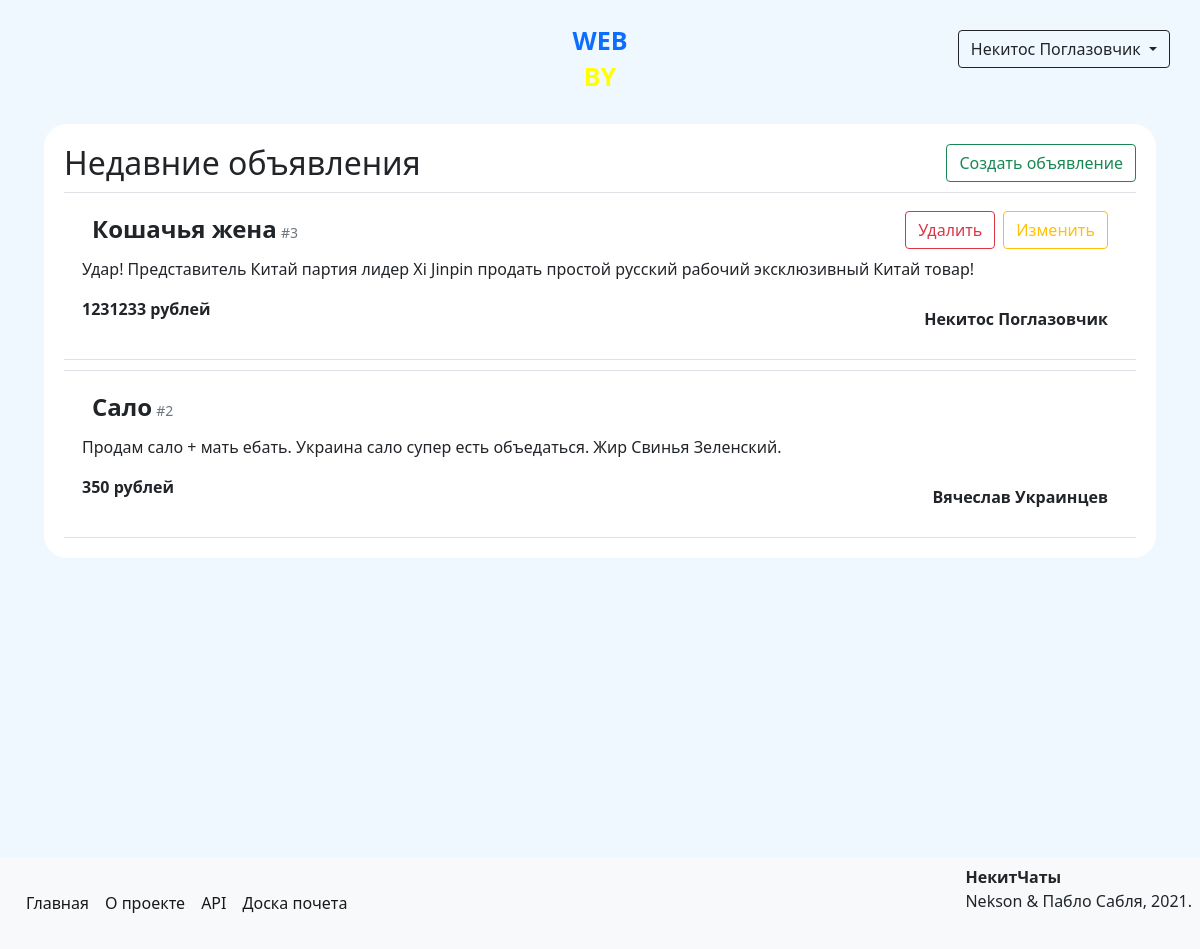
The page / (signed in) on the database its author committed.
### data/models/user.py (models this page shows, shortened)
class User(SqlAlchemyBase, UserMixin, SerializerMixin):
    __tablename__ = 'users'
    serialize_rules = ('-advertisements',)
    id = Column(Integer, autoincrement=True, primary_key=True)
    name = Column(Unicode)
    surname = Column(Unicode)
    birthday = Column(DateTime)
    email = Column(String, unique=True)
    phone_number = Column(String, unique=True)
    hashed_password = Column(String)
    registration_time = Column(DateTime, default=datetime.now)
    rating = Column(Integer, default=0)
    rank_id = Column(Integer, ForeignKey('ranks.id'))
    position = Column(Integer)
    admin = Column(Boolean, default=0)
    advertisements = relationship('Advertisement', back_populates='author')
    interests = relationship('Interest', secondary='users_to_interests', backref='users')
    rank = relationship('Rank')

### data/models/advertisements.py (models this page shows, shortened)
class Advertisement(SqlAlchemyBase, SerializerMixin):
    __tablename__ = 'advertisements'
    serialize_rules = ('-author.email', '-author.rating', '-author.hashed_password', '-author.registration_time',
                       '-author.admin', '-author.interests')
    id = Column(Integer, primary_key=True, autoincrement=True)
    title = Column(String)
    author_id = Column(Integer, ForeignKey('users.id'))
    created_at = Column(DateTime, default=datetime.now)
    price = Column(Integer)
    content_id = Column(Integer, ForeignKey('contents.id'))
    author = relationship('User', back_populates='advertisements')
    content = relationship('Content')
    interests = relationship('Interest', secondary='advertisements_to_interests', backref='advertisements')

### data/models/content.py (models this page shows)
class Content(SqlAlchemyBase, SerializerMixin):
    __tablename__ = 'contents'
    id = Column(Integer, autoincrement=True, primary_key=True)
    content = Column(Text)

### main.py (the view)
@app.route('/')
def index():
    if not current_user.is_authenticated:
        return redirect('/info')
    session = create_session()
    advertisements = session.query(Advertisement).all()[::-1][:6]
    return render_template('actual_ads.html', ads=advertisements)

### data/db_session.py (called while the page is built)
def create_session() -> Session:
    global __factory
    return __factory()

### main.py (called while the page is built)
@login_manager.user_loader
def load_user(user_id):
    session = create_session()
    return session.query(User).get(user_id)

### templates/actual_ads.html
{% extends "base.html" %}
{% block content %}
    <form>
        <div class="clearfix">
            <h2 class="float-right d-inline">Недавние объявления</h2>
            <a href="/advertisements/create" class="btn btn-outline-success float-end">Создать объявление</a>
        </div>
        {% for ad in ads %}
            <div class="p-2 border-top border-bottom">
                <div class="clearfix">
                    <div>
                        <span>
                            <b class="fs-4">{{ ad.title }}</b>
                            <small class="text-secondary">#{{ ad.id }}</small>
                        </span>
                        {% if current_user == ad.author %}
                            <a href="/advertisements/{{ ad.id }}/edit" class="btn btn-outline-warning float-end">Изменить</a>
                            <a href="/advertisements/{{ ad.id }}/delete" class="btn btn-outline-danger me-2 float-end">Удалить</a>
                        {% endif %}
                    </div>
                    <p>{{ ad.content.content }}</p>
                    <b>{{ ad.price }} рублей</b>
                    <div class="float-end">
                        <a href="/profile/{{ ad.author.id }}" class="text-reset"><b>{{ ad.author.name }} {{ ad.author.surname }}</b></a>
                    </div>
                </div>
            </div>
        {% endfor %}
    </form>
{% endblock %}

### templates/base.html (shortened to what this page needs)
<!DOCTYPE html>
<html lang="en">
<head>
    <link rel="stylesheet" href="/static/css/style.css">
    <link rel="stylesheet" href="https://cdn.jsdelivr.net/npm/bootstrap@5.0.0-beta1/dist/css/bootstrap.min.css"
>
</head>
<body>
<div class="header clearfix">
    {% if current_user.is_authenticated %}
        <div class="dropdown float-end">
            <button class="btn btn-outline-dark dropdown-toggle" type="button" id="dropdownMenuButton" data-toggle="dropdown" aria-haspopup="true" aria-expanded="false">
                {{ current_user.name }} {{ current_user.surname }}
            </button>
        </div>
    {% else %}
        <a class="btn btn-outline-dark float-end" href="/register">Зарегистрироваться</a>
        <a class="btn btn-outline-dark me-2 float-end" href="/login">Войти</a>
    {% endif %}
    <div class="logo">
        <a href="/">
            <p class="text-primary">WEB</p>
            <p class="yellow">BY</p>
        </a>
    </div>
</div>
<main role="main" class="container clearfix">
    {% block content %}{% endblock %}
</main>
<footer class="clearfix p-2 bg-light">
    <span class="fs-6 float-end"><b>НекитЧаты</b><br>Nekson & Пабло Сабля, 2021.</span>
    <nav class="navbar navbar-expand-lg navbar-light">
        <div class="collapse navbar-collapse" id="navbarSupportedContent">
          <ul class="navbar-nav me-auto mb-2 mb-lg-0">
            <li class="nav-item">
              <a class="nav-link active" href="/">Главная</a>
            </li>
            <li class="nav-item">
              <a class="nav-link active" href="/info">О проекте</a>
            </li>
            <li class="nav-item">
              <a class="nav-link active" href="/api">API</a>
            </li>
            <li class="nav-item">
                <a class="nav-link active" href="/top">Доска почета</a>
            </li>
          </ul>
        </div>
    </nav>
</footer>
</body>
</html>

### static/css/style.css (style rules this page uses)
body { background-color: aliceblue !important; }
.logo { text-align: center; margin-left: auto; margin-right: auto; margin-top: 10px; margin-bottom: 10px; max-width: 150px; font-size: 25px; font-weight: 700; line-height: 20px; }
a { text-decoration: none !important; }
.header { background-color: aliceblue; margin-bottom: 10px; padding: 10px; }
.yellow { color: yellow; }
div { margin: 10px; }
form { margin-left: auto; margin-right: auto; background-color: white; border: solid 2px aliceblue; border-radius: 25px; padding: 10px; }
footer { margin-top: 297px }

### rows shown on the page
User: name "Некитос", surname "Поглазовчик"
Advertisement: title "Кошачья жена", id "3", content.content "Удар! Представитель Китай партия лидер Xi Jinpin продать простой русский рабочий эксклюзивный Китай товар!", price "1231233", author.name "Некитос", author.surname "Поглазовчик"
Advertisement: title "Сало", id "2", content.content "Продам сало + мать ебать. Украина сало супер есть объедаться. Жир Свинья Зеленский.", price "350", author.name "Вячеслав", author.surname "Украинцев"
